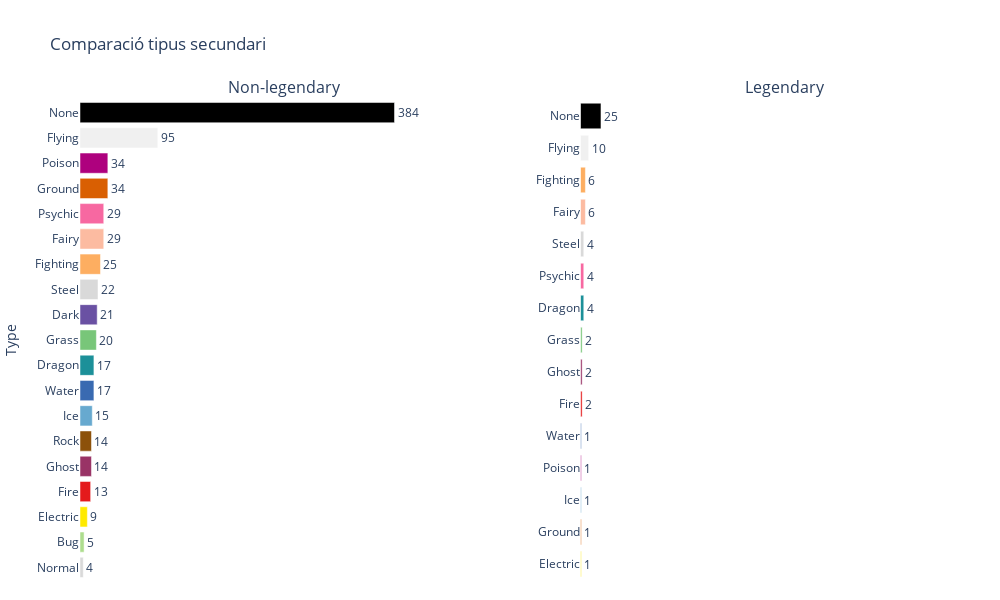

This figure's notebook cell:
### Markdown cell above
Mantindrem el  tipus principal ja que les dades són bastant diferents i poden donar informació retllevant.

### Code cell
count_type2 = df.groupby('type2').size().sort_values(ascending=True)
count_type2.index = count_type2.index.map(lambda x: x.capitalize())
count_type2_leg = df[df.is_legendary == 1].groupby('type2').size().sort_values(ascending=True)
count_type2_leg.index = count_type2_leg.index.map(lambda x: x.capitalize())

fig = make_subplots(rows=1, cols=2, subplot_titles=("Non-legendary", "Legendary"),
                    )

for idx, typ in enumerate([count_type2, count_type2_leg]):
    fig.add_trace(go.Bar(y=typ.index, x=typ.values, 
                       text=typ.values, textposition='outside',
                       orientation='h',
                       marker_color=typ.index.map(dict_color_types),
                       name="Type "+str(idx+1),
                       ),
                       row=1, col=idx+1)
    if idx == 1: # update range to show text on bars
        fig.update_xaxes(visible=False, range=[0, 500], row=1, col=idx+1) 
    else:
        fig.update_xaxes(visible=False, range=[0, 500], row=1, col=idx+1)

fig.update_layout(title="Comparació tipus secundari",
                 template='plotly_white', width=1000, height=600,
                 showlegend=False,
                 margin=dict(l=40, r=10, t=100, b=20),
                 yaxis_title="Type",
                 )

fig.show()

### Figure 1 — Plotly figure (JSON) as saved in the notebook; plotly's stock layout.template omitted (floating-point values rounded to 4 significant figures)
{"data": [{"marker": {"color": ["#d9d9d9", "#addd8e", "#ffea00", "#e41a1c", "#993366", "#8c510a", "#67a9cf", "rgb(57, 106, 177)", "#1c9099", "#78c679", "#6a51a3", "#d9d9d9", "#fdae61", "#fcbba1", "#f768a1", "#d95f02", "#ae017e", "#f0f0f0", null]}, "name": "Type 1", "orientation": "h", "text": [4, 5, 9, 13, 14, 14, 15, 17, 17, 20, 21, 22, 25, 29, 29, 34, 34, 95, 384], "textposition": "outside", "type": "bar", "x": [4, 5, 9, 13, 14, 14, 15, 17, 17, 20, 21, 22, 25, 29, 29, 34, 34, 95, 384], "xaxis": "x", "y": ["Normal", "Bug", "Electric", "Fire", "Ghost", "Rock", "Ice", "Water", "Dragon", "Grass", "Dark", "Steel", "Fighting", "Fairy", "Psychic", "Ground", "Poison", "Flying", "None"], "yaxis": "y"}, {"marker": {"color": ["#ffea00", "#d95f02", "#67a9cf", "#ae017e", "rgb(57, 106, 177)", "#e41a1c", "#993366", "#78c679", "#1c9099", "#f768a1", "#d9d9d9", "#fcbba1", "#fdae61", "#f0f0f0", null]}, "name": "Type 2", "orientation": "h", "text": [1, 1, 1, 1, 1, 2, 2, 2, 4, 4, 4, 6, 6, 10, 25], "textposition": "outside", "type": "bar", "x": [1, 1, 1, 1, 1, 2, 2, 2, 4, 4, 4, 6, 6, 10, 25], "xaxis": "x2", "y": ["Electric", "Ground", "Ice", "Poison", "Water", "Fire", "Ghost", "Grass", "Dragon", "Psychic", "Steel", "Fairy", "Fighting", "Flying", "None"], "yaxis": "y2"}], "layout": {"annotations": [{"font": {"size": 16}, "showarrow": false, "text": "Non-legendary", "x": 0.225, "xanchor": "center", "xref": "paper", "y": 1, "yanchor": "bottom", "yref": "paper"}, {"font": {"size": 16}, "showarrow": false, "text": "Legendary", "x": 0.775, "xanchor": "center", "xref": "paper", "y": 1, "yanchor": "bottom", "yref": "paper"}], "height": 600, "margin": {"b": 20, "l": 40, "r": 10, "t": 100}, "showlegend": false, "title": {"text": "Comparació tipus secundari"}, "width": 1000, "xaxis": {"anchor": "y", "domain": [0, 0.45], "range": [0, 500], "visible": false}, "xaxis2": {"anchor": "y2", "domain": [0.55, 1], "range": [0, 500], "visible": false}, "yaxis": {"anchor": "x", "domain": [0, 1], "title": {"text": "Type"}}, "yaxis2": {"anchor": "x2", "domain": [0, 1]}}}
